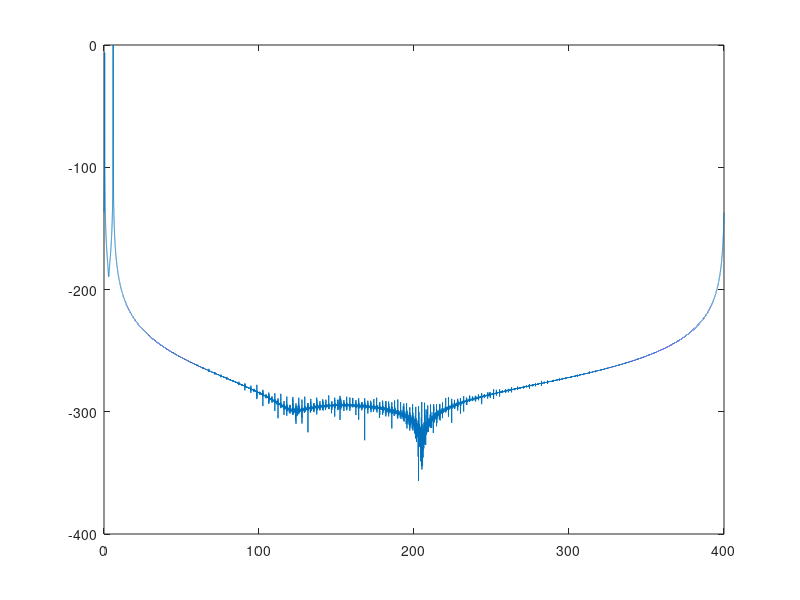

This figure's MATLAB source:
clear all;
close all;

% Number of lanes.
L = 4;

% Number of channels.
N = 512;

% Sampling frequency.
fclk = 100e6;
fs = fclk*L;
ts = 1/fs;

% Channel center.
fc = fs/N;

% Channel bandwidth.
fb = fs/(N/2);

% Input signal.
f0 = fb/3.7;
ff0 = 0*fc + f0;
w0 = 2*pi*ff0/fs;
f1 = fb/33;
ff1 = 7*fc + f0;
w1 = 2*pi*ff1/fs;
T = 1/f0;

%M = round(100*T/ts);
M = 100000;
n = 0:M-1;
A0 = 0.45;
A1 = 0.85;

x = A0*cos(w0*n) + 1j*A0*sin(w0*n) +...
    A1*cos(w1*n) + 1j*A1*sin(w1*n);

x = 0.8*2^15*x/max(real(x));

%x = x + 0.001*rand(size(x));

%x = 0.8*2^16*(rand(size(x))-0.5);

% Write data into file.
fid = fopen('data_iq.txt','w');
for i=1:M
    a = x(i);
    fprintf(fid,'%d,%d\n',fix(real(x(i))),fix(imag(x(i))));
end
fclose(fid);

% Spectrum.
hh = hanning(length(x));
X = abs(fft(x.*hh.'));
F = 0:length(X)-1;
F = F/length(F);
figure; plot(F*fs/1000/1000,20*log10(X/max(X)))